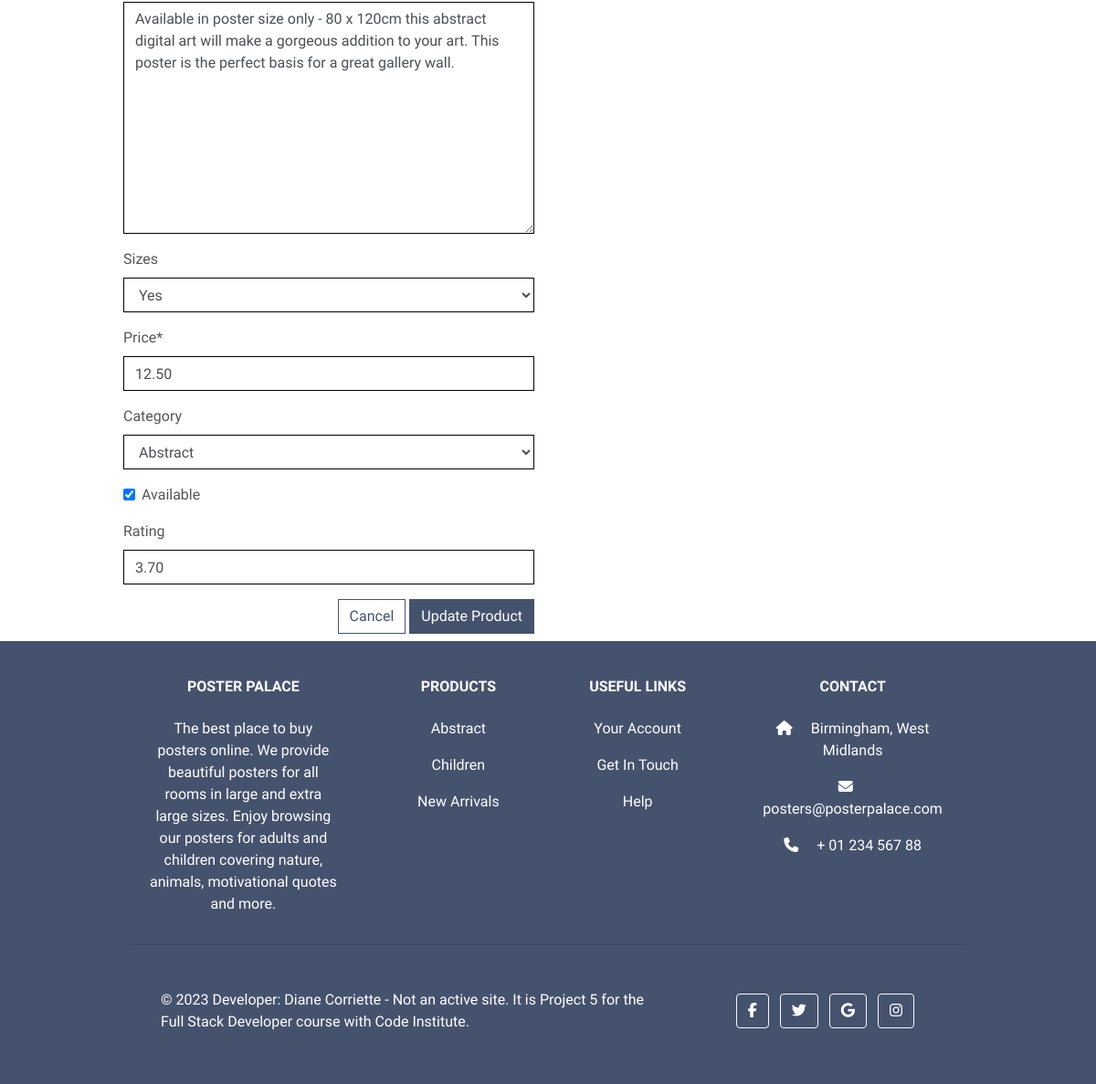
The page /products/edit/10/ (signed in, lower part) on the database as committed earlier.
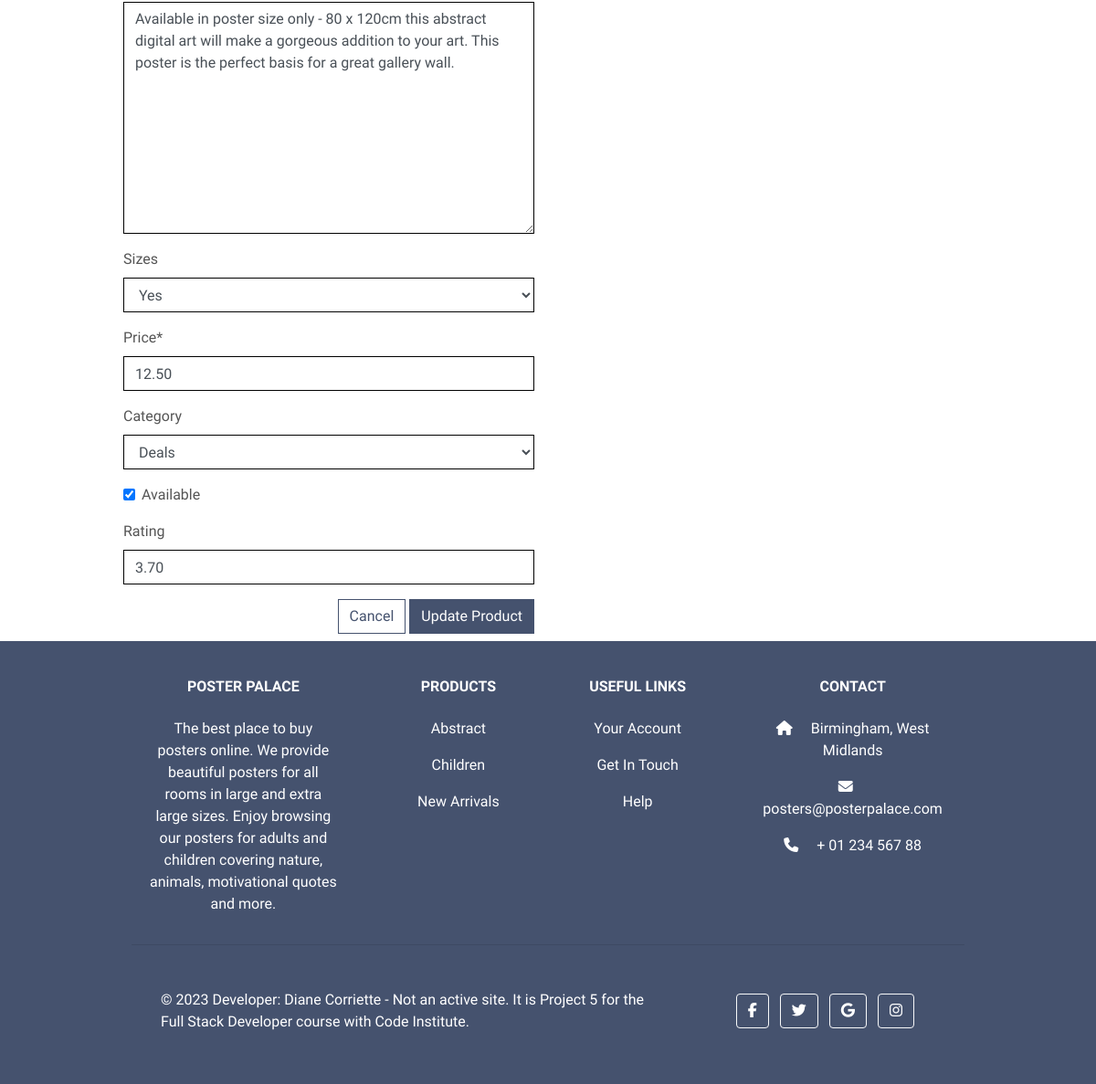
The same page on the database as committed later.
### products/models.py (models this page shows, shortened)
class Product(models.Model):
    sku = models.CharField(max_length=15,
                           default=get_random_string,
                           null=True, blank=True)
    name = models.CharField(max_length=200)
    slug = models.SlugField(max_length=200, unique=True)
    image = models.ImageField(null=True, blank=True)
    description = models.TextField(blank=True)
    sizes = models.BooleanField(default=False, null=True, blank=True)
    price = models.DecimalField(default=9.95, max_digits=8, decimal_places=2)
    category = models.ForeignKey('Category', null=True,
                                 blank=True, on_delete=models.SET_NULL)
    available = models.BooleanField(default=True)
    rating = models.DecimalField(max_digits=7, decimal_places=2,
                                 null=True, blank=True)
    created = models.DateTimeField(auto_now_add=True)
    updated = models.DateTimeField(auto_now=True)

### products/views.py (the view)
# urls.py: path('edit/<int:product_id>/', views.edit_product, name='edit_product'),
@login_required
def edit_product(request, product_id):
    if not request.user.is_superuser:
        messages.error(request, 'Sorry, only store owners can do that.')
        return redirect(reverse('home'))
    product = get_object_or_404(Product, pk=product_id)
    if request.method == 'POST':
        form = ProductForm(request.POST, request.FILES, instance=product)
        if form.is_valid():
            form.save()
            messages.success(request, 'The product was updated successfully!')
            return redirect(reverse('product_detail', args=[product.id]))
        else:
            messages.error(request, (
                'Failed to update product, please check your form for errors.'
            ))
    else:
        form = ProductForm(instance=product)
    messages.info(request, f'You are editing {product.name}')
    template = 'products/edit_product.html'
    context = {
        'form': form,
        'product': product
    }
    return render(request, template, context)

### products/forms.py
class ProductForm(forms.ModelForm):
    class Meta:
        model = Product
        fields = '__all__'
    def __init__(self, *args, **kwargs):
        super().__init__(*args, **kwargs)
        categories = Category.objects.all()
        friendly_names = [(c.id, c.get_friendly_name()) for c in categories]
        self.fields['category'].choices = friendly_names
        for field_name, field in self.fields.items():
            field.widget.attrs['class'] = 'border-black rounded-0'

### products/models.py (called while the page is built)
    def get_friendly_name(self):
        return self.friendly_name

### products/templates/products/edit_product.html (shortened to what this page needs)
{% extends "base.html" %}
{% load static %}
{% block content %}
    <div class="overlay"></div>
    <div class="container">
        <div class="row">
            <div class="col-12 col-md-6">
                <form method="POST" action="{% url 'edit_product' product.id %}" class="form mb-2" enctype="multipart/form-data">
                    {% for field in form %}
                        {% if field.name != 'image' %}
                            {{ field | as_crispy_field }}
                        {% else %}
                            {{ field }}
                        {% endif %}
                    {% endfor %}
                    <div class="text-right">
                        <a class="btn btn-outline-black rounded-0" href="{% url 'products' %}">Cancel</a>
                        <button class="btn btn-black rounded-0" type="submit">Update Product</button>
                    </div>
                </form>
            </div>
        </div>
    </div>
{% endblock %}

Rows that differ between the two databases and show on the page:
changed Product "Yes": category "Abstract" → "Deals"
